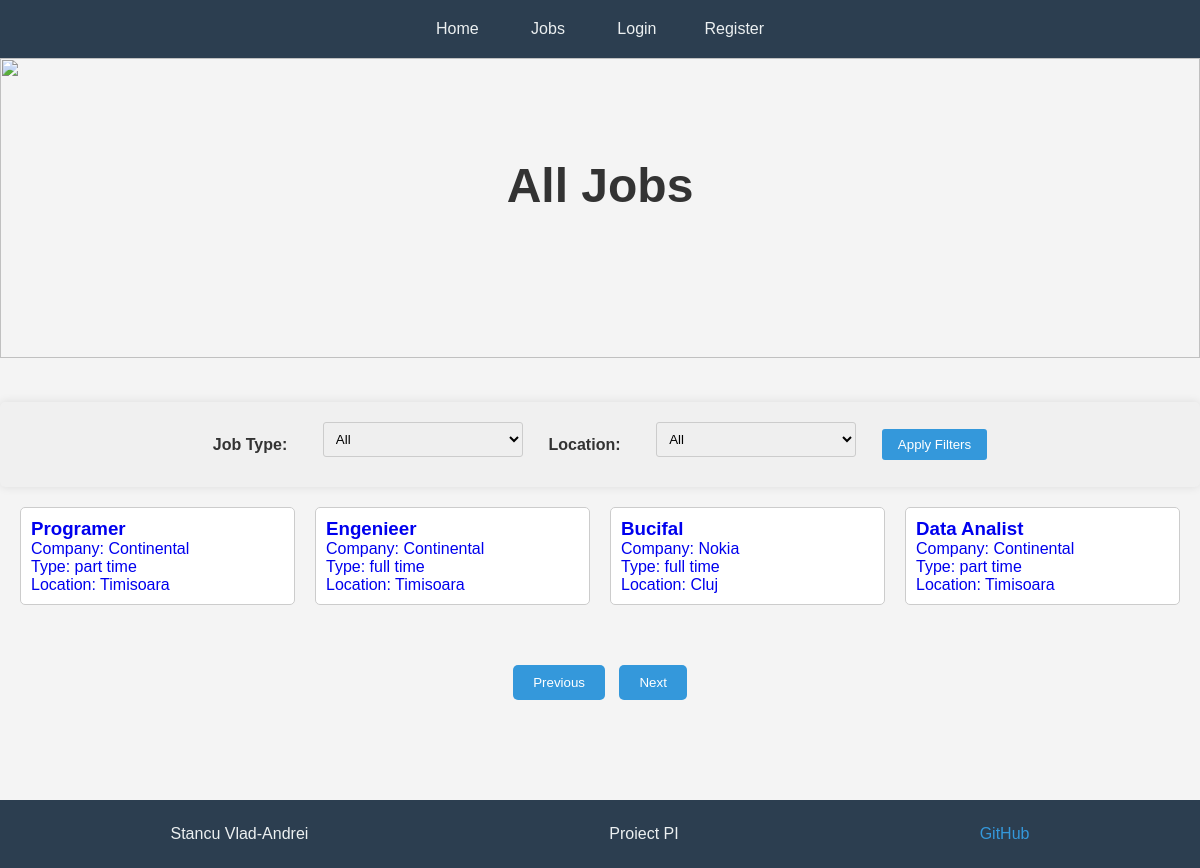
/jobs.php, run on the app's committed database.
### tables this page shows
CREATE TABLE `jobs` (
  `id` int(11) NOT NULL,
  `job_title` varchar(255) NOT NULL,
  `job_description` text NOT NULL,
  `company` varchar(255) NOT NULL,
  `location` varchar(255) NOT NULL,
  `job_type` enum('full time','part time') NOT NULL DEFAULT 'full time',
  `post_date` timestamp NOT NULL DEFAULT current_timestamp(),
  `user_id` int(11) NOT NULL
);

### jobs.php (the view, shortened to what this page needs)
<!DOCTYPE html>
<html>
<head>
    <link rel="stylesheet" type="text/css" href="style/indexStyle.css">
    <link rel="stylesheet" type="text/css" href="style/jobsStyle.css">
</head>
<body>
    <ul>
        <li><a href="index.php">Home</a></li>
        <li><a href="jobs.php">Jobs</a></li>
        <li>
            <?php
            require 'connection/config.php';
            if (isset($_SESSION['login']) && $_SESSION['login'] === true) {
                if ($_SESSION['admin'] == 1) {
                    echo '<a href="admin_dashboard.php">Dashboard (Admin)</a>';
                } else {
                    echo '<a href="user_dashboard.php">Dashboard (User)</a>';
                }
                echo '</li>';
                echo '<li><a href="logout.php">Logout</a></li>';
                echo '<li><a href="profile.php">Profile</a></li>';
            } else {
                echo '<a href="login.php">Login</a></li>';
                echo '<li><a href="registration.php">Register</a></li>';
            }
            ?>
    </ul>
    <div class="cover-container">
    <img class="cover-image" src="https://images.unsplash.com/photo-1516321497487-e288fb19713f?q=80&w=2070&auto=format&fit=crop&ixlib=rb-4.0.3&ixid=M3wxMjA3fDB8MHxwaG90by1wYWdlfHx8fVufDB8fHx8fA%3D%3D" alt="">
    <div class="cover-text">
        <h2 class="heading">All Jobs</h2>
    </div>
</div>
    <div class="filters">
        <form method="GET" action="jobs.php">
            <label for="jobType">Job Type:</label>
            <select name="jobType" id="jobType">
                <option value="all">All</option>
            </select>
            <label for="location">Location:</label>
            <select name="location" id="location">
                <option value="all">All</option>
            </select>
            <input type="submit" value="Apply Filters">
        </form>
    </div>
    <div class="job-listing">
        <div class="job-cards-container">
            <div class="job-cards">
                <?php
                $query = "SELECT * FROM jobs WHERE 1";
                $result = mysqli_query($conn, $query);
                if ($result) {
                    if (mysqli_num_rows($result) > 0) {
                        while ($row = mysqli_fetch_assoc($result)) {
                            echo '<a href="job_details.php?id=' . $row['id'] . '" class="job-link">';
                            echo '<div class="job-card">';
                            echo '<h3>' . $row['job_title'] . '</h3>';
                            echo '<p>Company: ' . $row['company'] . '</p>';
                            echo '<p>Type: ' . $row['job_type'] . '</p>';
                            echo '<p>Location: ' . $row['location'] . '</p>';
                            echo '</div>';
                            echo '</a>';
                        }
                    } else {
                        echo '<p>No jobs available.</p>';
                    }
                } else {
                    echo '<p>Error fetching jobs.</p>';
                }
                ?>
            </div>
        </div>
    </div>
    <div class="arrows">
        <button onclick="scrollCards(-1)">Previous</button>
        <button onclick="scrollCards(1)">Next</button>
    </div>
    <footer class="footer">
        <div class="footer-content">
            <p>Stancu Vlad-Andrei</p>
            <p>Proiect PI</p>
            <p><a href="linkul_tau_catre_github" target="_blank">GitHub</a></p>
        </div>
    </footer>
</body>
</html>

### style/indexStyle.css (style rules this page uses)
* { margin: 0; padding: 0; box-sizing: border-box; }
body { font-family: Arial, sans-serif; background-color: #f4f4f4; margin: 0; padding: 0; }
ul { list-style: none; background-color: #2c3e50; overflow: hidden; text-align: center; }
ul li { display: inline-block; }
ul li a { display: block; color: #ecf0f1; text-align: center; padding: 20px 24px; text-decoration: none; transition: background-color 0.3s ease, color 0.3s ease; }
.cover-container { position: relative; }
.cover-container .cover-text { position: absolute; top: 40%; left: 50%; transform: translate(-50%, -50%); text-align: center; color: #34495e; }
.cover-image { background-size: cover; height: 500px; width: 100%; object-fit: cover; }
.footer { margin-top: 100px; background-color: #2c3e50; color: #ecf0f1; padding: 20px; text-align: center; }
.footer-content { display: flex; justify-content: space-around; }
.footer p { margin: 5px 0; }
.footer a { color: #3498db; text-decoration: none; }

### style/jobsStyle.css (style rules this page uses)
.cover-image { background-size: cover; height: 300px; width: 100%; object-fit: cover; }
.cover-container { position: relative; }
.cover-text { position: absolute; top: 40%; left: 50%; transform: translate(-50%, -50%); text-align: center; color: #34495e; }
.cover-text h2 { font-size: 3em; margin-bottom: 10px; }
.job-listing { margin-top: 20px; width: 100%; overflow: hidden; position: relative; padding: 0; }
.job-cards-container { width: 100%; overflow-x: hidden; white-space: nowrap; padding-bottom: 20px; display: flex; justify-content: space-between; scroll-behavior: smooth; }
.job-cards { flex: 1; display: flex; flex-wrap: nowrap; transition: transform 0.5s ease; align-items: flex-start; margin: 0; padding: 0; list-style: none; justify-content: space-around; gap: 20px; padding: 0 20px; }
.job-link { text-decoration: none; width: calc(30% - 40px); margin-bottom: 20px; }
.job-card { border: 1px solid #ccc; border-radius: 5px; box-sizing: border-box; transition: transform 0.3s ease; height: 100%; display: flex; flex-direction: column; justify-content: space-between; padding: 10px; background-color: #fff; width: 100%; }
.arrows { text-align: center; margin-top: 20px; }
.arrows button { padding: 10px 20px; margin: 0 5px; background-color: #3498db; color: white; border: none; border-radius: 5px; cursor: pointer; transition: background-color 0.3s ease; }
.heading { text-align: center; margin-top: 20px; font-size: 24px; color: #333; }
.filters { margin-top: 40px; margin-bottom: 20px; display: flex; justify-content: center; align-items: center; background-color: #f0f0f0; padding: 20px; border-radius: 5px; box-shadow: 0 0 10px rgba(0, 0, 0, 0.1); }
.filters form { display: flex; justify-content: space-around; align-items: center; flex-wrap: wrap; max-width: 800px; width: 100%; }
.filters label { margin-right: 10px; font-weight: bold; color: #333; }
.filters select { padding: 8px; border-radius: 3px; border: 1px solid #ccc; margin-bottom: 10px; width: 200px; }
.filters input[type="submit"] { padding: 8px 16px; border: none; border-radius: 3px; background-color: #3498db; color: white; cursor: pointer; transition: background-color 0.3s ease; }

### data on the page
jobs: job_title "Programer", company "Continental", job_type "part time", location "Timisoara"
jobs: job_title "Engenieer", company "Continental", job_type "full time", location "Timisoara"
jobs: job_title "Bucifal", company "Nokia", job_type "full time", location "Cluj"
jobs: job_title "Data Analist", company "Continental", job_type "part time", location "Timisoara"
